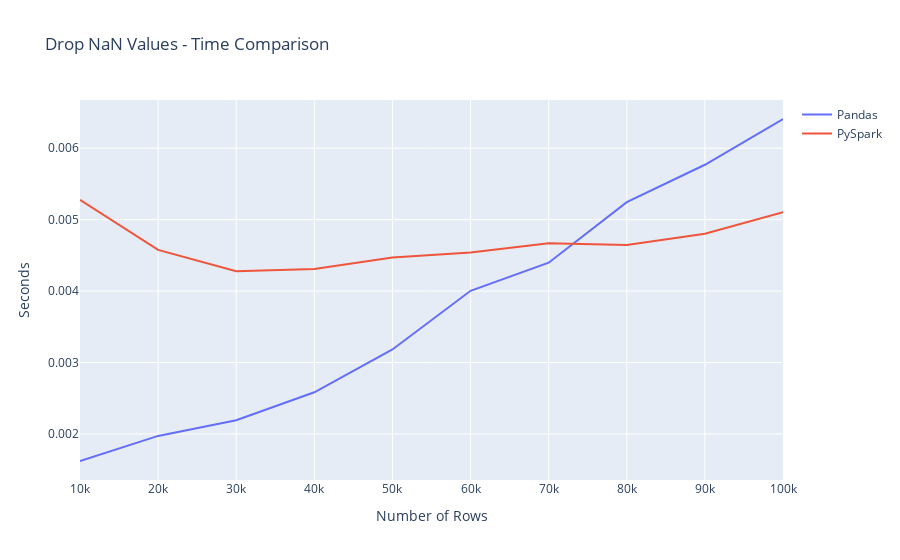
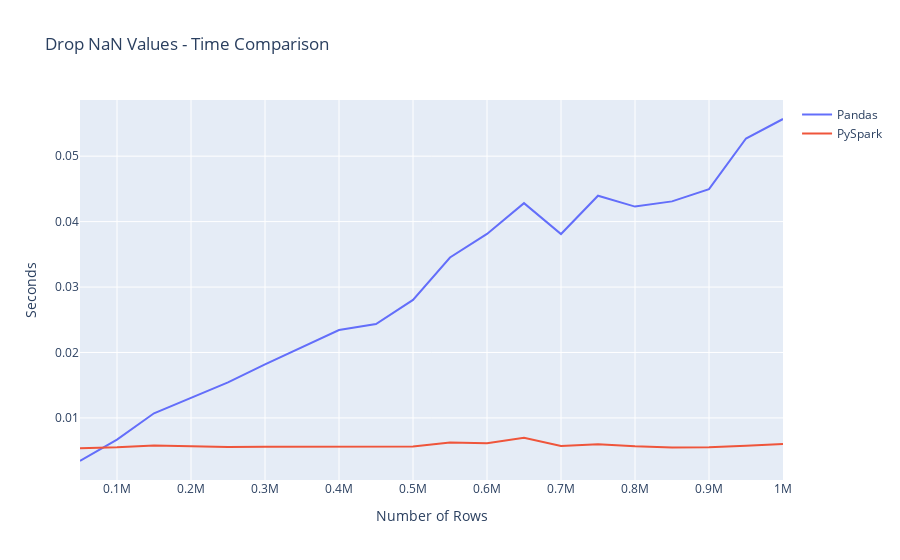

The notebook cell these images were saved under, in order:
### Code cell
small_drop = utils.plot_statistic("Drop NaN Values", time_statistics_small, "drop_na")
small_drop.show()

large_drop = utils.plot_statistic("Drop NaN Values", time_statistics_large, "drop_na")
large_drop.show()

### Figure 1 — Plotly figure (JSON) as saved in the notebook; plotly's stock layout.template omitted (floating-point values rounded to 4 significant figures)
{"data": [{"hovertemplate": "Rows: %{x}<br>Seconds: %{y}", "mode": "lines", "name": "Pandas", "type": "scatter", "x": [10000, 20000, 30000, 40000, 50000, 60000, 70000, 80000, 90000, 100000], "y": [0.001621, 0.001973, 0.002193, 0.002583, 0.003182, 0.004004, 0.004397, 0.005244, 0.005768, 0.006409]}, {"hovertemplate": "Rows: %{x}<br>Seconds: %{y}", "mode": "lines", "name": "PySpark", "type": "scatter", "x": [10000, 20000, 30000, 40000, 50000, 60000, 70000, 80000, 90000, 100000], "y": [0.005276, 0.004576, 0.004278, 0.004309, 0.004471, 0.00454, 0.004671, 0.004644, 0.004802, 0.005105]}], "layout": {"title": {"text": "Drop NaN Values - Time Comparison"}, "xaxis": {"title": {"text": "Number of Rows"}}, "yaxis": {"title": {"text": "Seconds"}}}}

### Figure 2 — Plotly figure (JSON) as saved in the notebook; plotly's stock layout.template omitted (floating-point values rounded to 4 significant figures)
{"data": [{"hovertemplate": "Rows: %{x}<br>Seconds: %{y}", "mode": "lines", "name": "Pandas", "type": "scatter", "x": [50000, 100000, 150000, 200000, 250000, 300000, 350000, 400000, 450000, 500000, 550000, 600000, 650000, 700000, 750000, 800000, 850000, 900000, 950000, 1000000], "y": [0.003416, 0.006678, 0.01071, 0.01302, 0.01543, 0.01819, 0.02081, 0.02344, 0.02435, 0.02804, 0.03451, 0.03812, 0.04283, 0.0381, 0.04396, 0.04229, 0.04309, 0.04496, 0.0527, 0.05568]}, {"hovertemplate": "Rows: %{x}<br>Seconds: %{y}", "mode": "lines", "name": "PySpark", "type": "scatter", "x": [50000, 100000, 150000, 200000, 250000, 300000, 350000, 400000, 450000, 500000, 550000, 600000, 650000, 700000, 750000, 800000, 850000, 900000, 950000, 1000000], "y": [0.005357, 0.005501, 0.00577, 0.005631, 0.005539, 0.005608, 0.005614, 0.005682, 0.005678, 0.005643, 0.006239, 0.006136, 0.006975, 0.005704, 0.005981, 0.005652, 0.005478, 0.00552, 0.005749, 0.006011]}], "layout": {"title": {"text": "Drop NaN Values - Time Comparison"}, "xaxis": {"title": {"text": "Number of Rows"}}, "yaxis": {"title": {"text": "Seconds"}}}}
